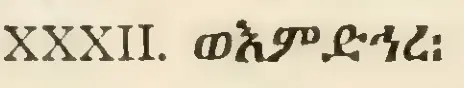
#> input picture sources/enoch/ethiopic/transcribed/charles_1906/Manually_verified/ch32/words/000001.webp, 464 x 88 px
$ python inspect_codex_h_channels.py ../../sources/enoch/ethiopic/transcribed/charles_1906/Manually_verified/ch32/words/000001.webp out.png
#> lines starting #> are read from the running program, lines starting #| are printed output that depends on the picture
"""Fixed RGB channel views, with no fitted or expected-text information."""
import argparse
import hashlib
import json
from pathlib import Path
import numpy as np
from PIL import Image, ImageDraw

p = argparse.ArgumentParser()
p.add_argument("source", type=Path)
p.add_argument("output", type=Path)
a = p.parse_args()
a.output.mkdir(parents=True, exist_ok=False)
rgb = np.asarray(Image.open(a.source).convert("RGB"), dtype=np.float64)
weights = {"R": [1, 0, 0], "G": [0, 1, 0], "B": [0, 0, 1],
           "R-G": [1, -1, 0], "R-B": [1, 0, -1], "G-B": [0, 1, -1]}
sheet = Image.new("RGB", (990, 948), "white")
#> sheet: PIL image 990x948 RGB; every value is 255
draw = ImageDraw.Draw(sheet)
records = []
for i, (name, weight) in enumerate(weights.items()):
    values = rgb @ np.asarray(weight)
    lo, hi = np.percentile(values, [1, 99])
    assert hi > lo
    view = Image.fromarray(np.uint8(np.clip((values-lo)/(hi-lo)*255, 0, 255)))
    path = a.output / f"{name}.png"
    view.save(path)
    records.append({"name": name, "weights": weight, "limits": [lo, hi],
                    "sha256": hashlib.sha256(path.read_bytes()).hexdigest()})
    thumb = view.copy()
    thumb.thumbnail((330, 444))
    x, y = (i % 3)*330, (i // 3)*474
    draw.text((x+6, y+4), name, fill="black")
    sheet.paste(thumb, (x, y+25))
#> this loop made 6 passes
#> (lo, hi) on passes 1 to 6: (50, 246), (41, 235), (18, 211), (5, 15), (29, 40), (20, 29)
#> pass 1, `values = rgb @ np.asarray(weight)`:
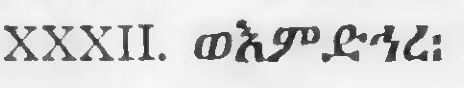
#> values: shape (88, 464) float64; min 20, max 255, mean 216.6
#> pass 1, `view = Image.fromarray(np.uint8(np.clip((values-lo)/(hi-lo)*255, 0, 25..`:
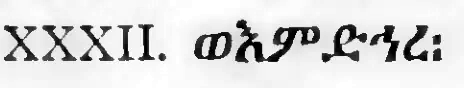
#> view: PIL image 464x88 L; min 0, max 255, mean 216.3
#> after the loop:
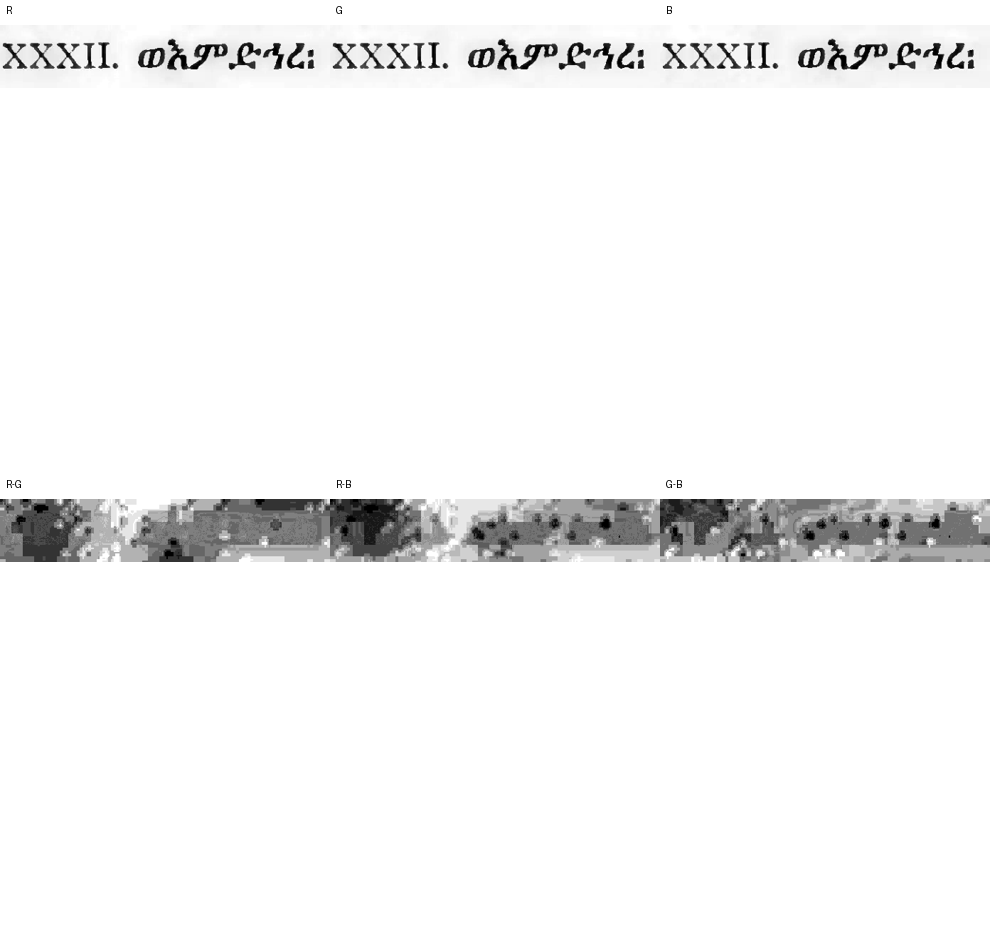
#> sheet: PIL image 990x948 RGB; min 0, max 255, mean 244.4
#> after the loop:
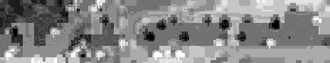
#> thumb: PIL image 330x63 L; min 0, max 255, mean 135
#> after the loop:
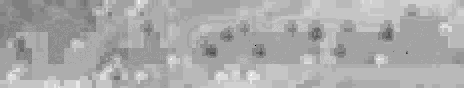
#> values: shape (88, 464) float64; min 10, max 32, mean 24.8; drawn with min black and max white
#> after the loop:
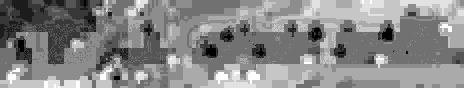
#> view: PIL image 464x88 L; min 0, max 255, mean 135
#> after the loop, records = 6 items
sheet.save(a.output / "contact.png")
(a.output / "receipt.json").write_text(json.dumps({
    "source_sha256": hashlib.sha256(a.source.read_bytes()).hexdigest(),
    "source_dimensions": [rgb.shape[1], rgb.shape[0]],
    "views": records,
    "warning": "RGB channels of a previously processed composite are not physical spectral bands; no new readings accepted.",
    "contact_sheet": "Thumbnails only; inspect individual PNGs for geometry."
}, indent=2)+"\n")
